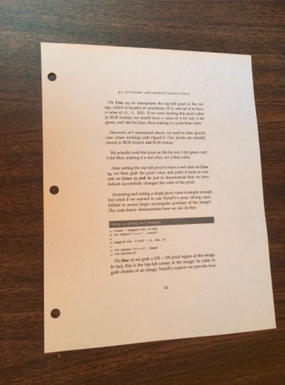
//> input picture 22/code/my_scanner/test_img/1.png, 285 x 385 px, given in place of 1.jpg, which was not available
$ ./04   (built with g++ and OpenCV 4, older OpenCV classes emulated)
//> lines starting //> are read from the running program, lines starting //| are printed output that depends on the picture; pictures that were not available may be replaced by others from this repository, and a replacement may not be noted
#include "highgui/highgui.hpp"
#include "opencv2/nonfree/nonfree.hpp"
#include "opencv2/legacy/legacy.hpp"
#include <iostream>

using namespace cv;
using namespace std;


int main()
{

    Mat image01 = imread("1.jpg", 1);
//> image01 is the input picture: 385 rows x 285 cols, CV_8UC3; mean B, G, R 120.9, 139.4, 163.5
    Mat image02 = imread("2.jpg", 1);
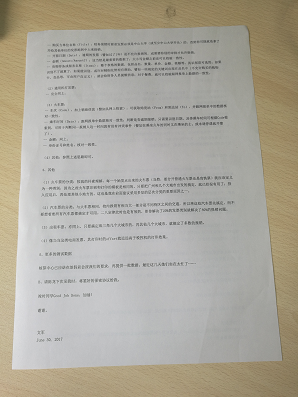
//> input picture 22/code/my_scanner/test_img/12.png, 298 x 397 px, given in place of 2.jpg, which was not available
//> image02 is the input picture: 397 rows x 298 cols, CV_8UC3; mean B, G, R 156.5, 168.2, 172.7
    imshow("p2", image01);
    imshow("p1", image02);

    //灰度图转换
    Mat image1, image2;
    cvtColor(image01, image1, CV_RGB2GRAY);
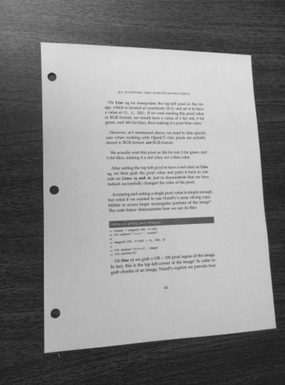
//> image1: 385 rows x 285 cols, CV_8UC1; min 25, max 225, mean 136.6
    cvtColor(image02, image2, CV_RGB2GRAY);
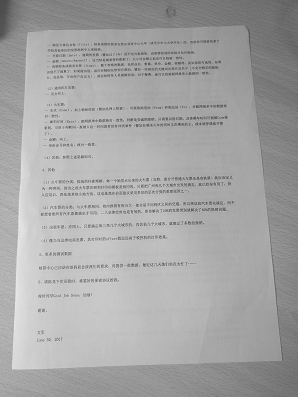
//> image2: 397 rows x 298 cols, CV_8UC1; min 65, max 231, mean 165.1


    //提取特征点
    SiftFeatureDetector siftDetector(800);  // 海塞矩阵阈值，在这里调整精度，值越大点越少，越精准
    vector<KeyPoint> keyPoint1, keyPoint2;
    siftDetector.detect(image1, keyPoint1);
//> keyPoint1 = 454 keypoints; strongest (x, y, size): (52, 76, 5.6), (55, 313, 6.1), (54, 190, 5.7), (210, 220, 5.3)
    siftDetector.detect(image2, keyPoint2);
//> keyPoint2 = 352 keypoints; strongest (x, y, size): (81, 281, 1.8), (39, 310, 2.1), (146, 211, 1.9), (170, 223, 1.9)

    //特征点描述，为下边的特征点匹配做准备
    SiftDescriptorExtractor SiftDescriptor;
    Mat imageDesc1, imageDesc2;
    SiftDescriptor.compute(image1, keyPoint1, imageDesc1);
    SiftDescriptor.compute(image2, keyPoint2, imageDesc2);

    FlannBasedMatcher matcher;
    vector<vector<DMatch> > matchePoints;
    vector<DMatch> GoodMatchePoints;

    vector<Mat> train_desc(1, imageDesc1);
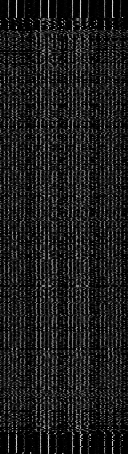
//> train_desc[0]: 454 rows x 128 cols, CV_32FC1; min 0, max 216, mean 27.9
    matcher.add(train_desc);
    matcher.train();

    matcher.knnMatch(imageDesc2, matchePoints, 2);
//> matchePoints = 352 matches
    cout << "total match points: " << matchePoints.size() << endl;
//| total match points: 352

    // Lowe's algorithm,获取优秀匹配点
    for (int i = 0; i < matchePoints.size(); i++)
    {
        if (matchePoints[i][0].distance < 0.6 * matchePoints[i][1].distance)
        {
            GoodMatchePoints.push_back(matchePoints[i][0]);
        }
    }
//> after the loop, GoodMatchePoints = 0 matches

    Mat first_match;
    drawMatches(image02, keyPoint2, image01, keyPoint1, GoodMatchePoints, first_match);
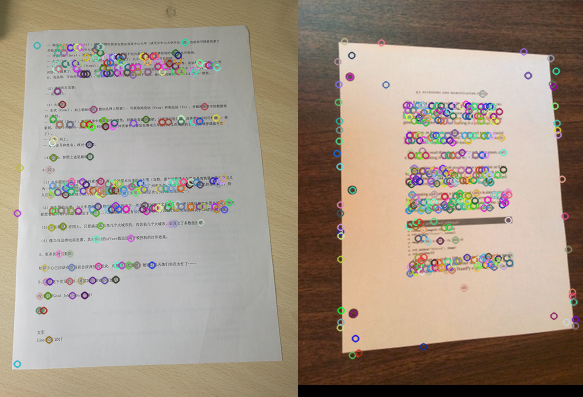
//> first_match: 397 rows x 583 cols, CV_8UC3; mean B, G, R 136, 150, 163.2
    imshow("first_match ", first_match);
    imwrite("first_match.jpg", first_match);
    waitKey();
    return 0;
}
